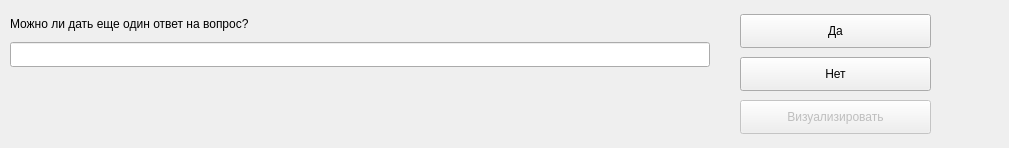
<?xml version="1.0" encoding="UTF-8"?>
<ui version="4.0">
 <class>HasOtherAnswerForm</class>
 <widget class="QWidget" name="HasOtherAnswerForm">
  <property name="geometry">
   <rect>
    <x>0</x>
    <y>0</y>
    <width>1009</width>
    <height>148</height>
   </rect>
  </property>
  <property name="maximumSize">
   <size>
    <width>16777215</width>
    <height>148</height>
   </size>
  </property>
  <property name="windowTitle">
   <string>Dialog</string>
  </property>
  <widget class="QLabel" name="label">
   <property name="geometry">
    <rect>
     <x>10</x>
     <y>14</y>
     <width>700</width>
     <height>19</height>
    </rect>
   </property>
   <property name="font">
    <font>
     <weight>50</weight>
     <bold>false</bold>
    </font>
   </property>
   <property name="text">
    <string>Можно ли дать еще один ответ на вопрос?</string>
   </property>
  </widget>
  <widget class="QLineEdit" name="questionEdit">
   <property name="geometry">
    <rect>
     <x>10</x>
     <y>42</y>
     <width>700</width>
     <height>25</height>
    </rect>
   </property>
   <property name="text">
    <string/>
   </property>
   <property name="readOnly">
    <bool>true</bool>
   </property>
  </widget>
  <widget class="QPushButton" name="yesButton">
   <property name="geometry">
    <rect>
     <x>740</x>
     <y>14</y>
     <width>191</width>
     <height>34</height>
    </rect>
   </property>
   <property name="text">
    <string>Да</string>
   </property>
  </widget>
  <widget class="QPushButton" name="noButton">
   <property name="geometry">
    <rect>
     <x>740</x>
     <y>57</y>
     <width>191</width>
     <height>34</height>
    </rect>
   </property>
   <property name="text">
    <string>Нет</string>
   </property>
  </widget>
  <widget class="QPushButton" name="visualiseButton">
   <property name="enabled">
    <bool>false</bool>
   </property>
   <property name="geometry">
    <rect>
     <x>740</x>
     <y>100</y>
     <width>191</width>
     <height>34</height>
    </rect>
   </property>
   <property name="text">
    <string>Визуализировать</string>
   </property>
  </widget>
 </widget>
 <resources/>
 <connections/>
</ui>
